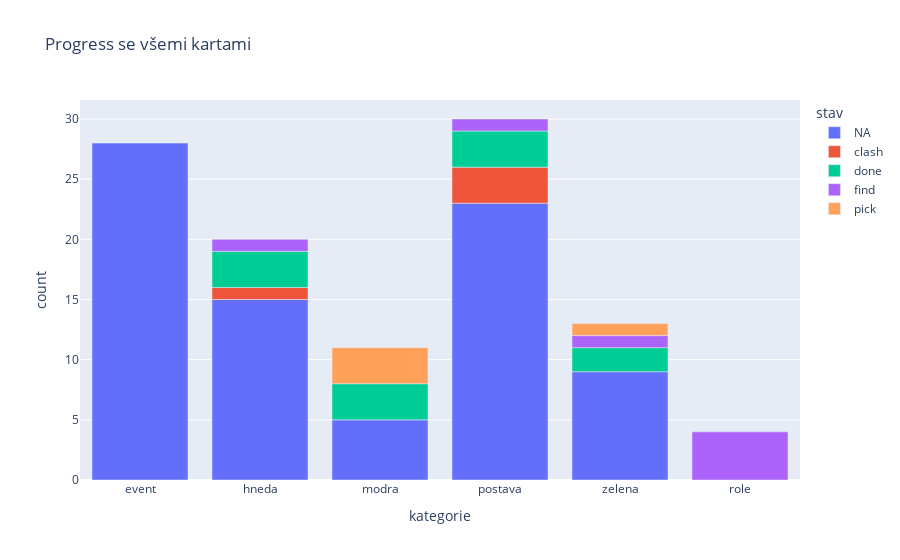

Notebook code for this chart:
### Markdown cell above
### Kde toho nejvíc chybí?

### Code cell
stav_breakdown = (hlasky
                  .groupby(['stav', 'kategorie'])
                  ['stav']
                  .count()
                  .to_frame()
                  .rename(columns={'stav': 'count'})
                  .reset_index()
                 )

px.bar(
    stav_breakdown,
    x='kategorie',
    y='count',
    color='stav',
    title='Progress se všemi kartami'
)

### Figure 1 — Plotly figure (JSON) as saved in the notebook; plotly's stock layout.template omitted (floating-point values rounded to 4 significant figures)
{"data": [{"alignmentgroup": "True", "hoverlabel": {"namelength": 0}, "hovertemplate": "stav=NA<br>kategorie=%{x}<br>count=%{y}", "legendgroup": "NA", "marker": {"color": "#636efa"}, "name": "NA", "offsetgroup": "NA", "orientation": "v", "showlegend": true, "textposition": "auto", "type": "bar", "x": ["event", "hneda", "modra", "postava", "zelena"], "xaxis": "x", "y": [28, 15, 5, 23, 9], "yaxis": "y"}, {"alignmentgroup": "True", "hoverlabel": {"namelength": 0}, "hovertemplate": "stav=clash<br>kategorie=%{x}<br>count=%{y}", "legendgroup": "clash", "marker": {"color": "#EF553B"}, "name": "clash", "offsetgroup": "clash", "orientation": "v", "showlegend": true, "textposition": "auto", "type": "bar", "x": ["hneda", "postava"], "xaxis": "x", "y": [1, 3], "yaxis": "y"}, {"alignmentgroup": "True", "hoverlabel": {"namelength": 0}, "hovertemplate": "stav=done<br>kategorie=%{x}<br>count=%{y}", "legendgroup": "done", "marker": {"color": "#00cc96"}, "name": "done", "offsetgroup": "done", "orientation": "v", "showlegend": true, "textposition": "auto", "type": "bar", "x": ["hneda", "modra", "postava", "zelena"], "xaxis": "x", "y": [3, 3, 3, 2], "yaxis": "y"}, {"alignmentgroup": "True", "hoverlabel": {"namelength": 0}, "hovertemplate": "stav=find<br>kategorie=%{x}<br>count=%{y}", "legendgroup": "find", "marker": {"color": "#ab63fa"}, "name": "find", "offsetgroup": "find", "orientation": "v", "showlegend": true, "textposition": "auto", "type": "bar", "x": ["hneda", "postava", "role", "zelena"], "xaxis": "x", "y": [1, 1, 4, 1], "yaxis": "y"}, {"alignmentgroup": "True", "hoverlabel": {"namelength": 0}, "hovertemplate": "stav=pick<br>kategorie=%{x}<br>count=%{y}", "legendgroup": "pick", "marker": {"color": "#FFA15A"}, "name": "pick", "offsetgroup": "pick", "orientation": "v", "showlegend": true, "textposition": "auto", "type": "bar", "x": ["modra", "zelena"], "xaxis": "x", "y": [3, 1], "yaxis": "y"}], "layout": {"barmode": "relative", "legend": {"title": {"text": "stav"}, "tracegroupgap": 0}, "title": {"text": "Progress se všemi kartami"}, "xaxis": {"anchor": "y", "domain": [0, 1], "title": {"text": "kategorie"}}, "yaxis": {"anchor": "x", "domain": [0, 1], "title": {"text": "count"}}}}
